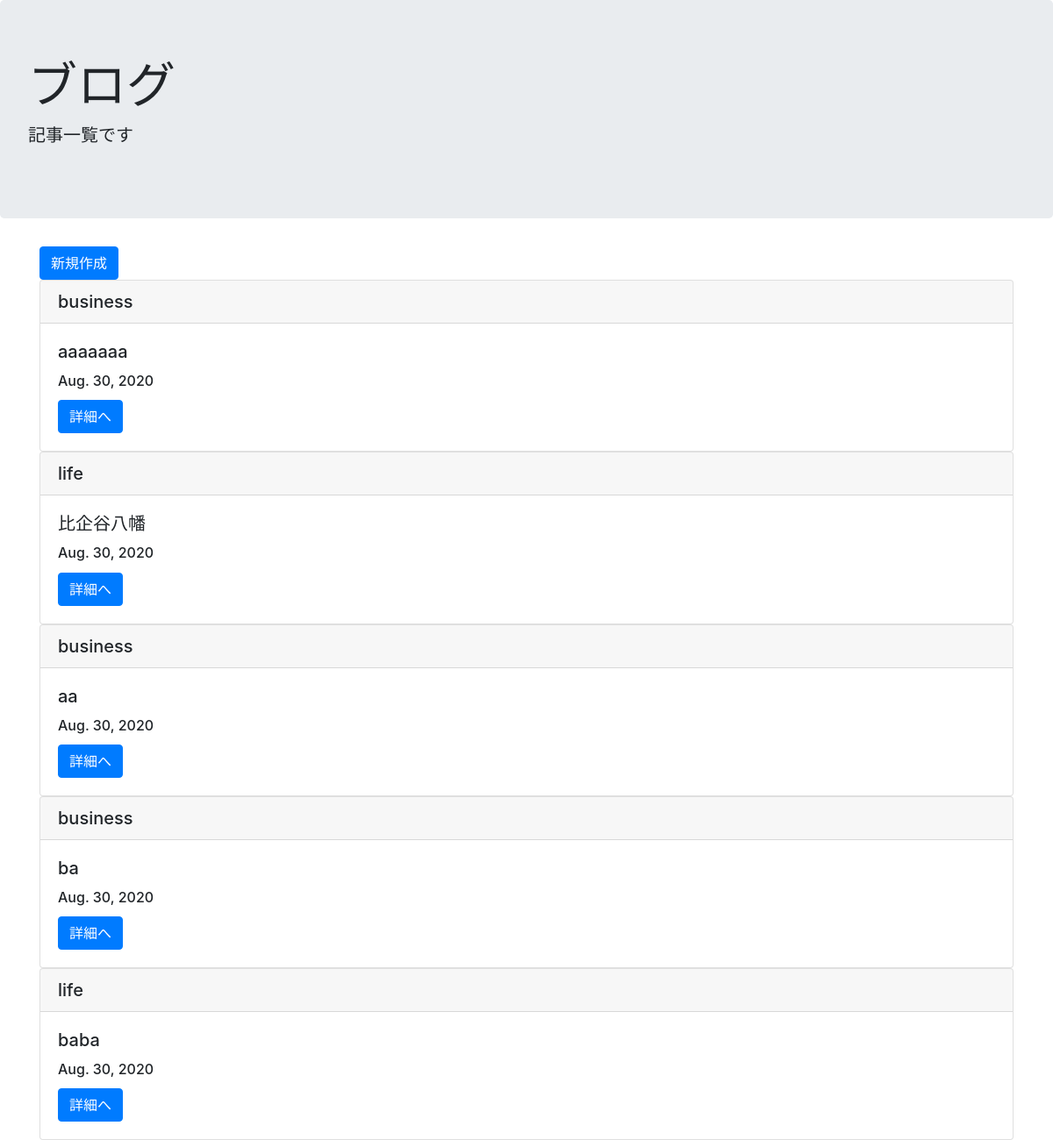
Page /list/ on the committed database.
### blogpost/models.py (models this page shows, shortened)
class BlogModel(models.Model):
    title = models.CharField(max_length = 100)
    content = models.TextField()
    postdate = models.DateField(auto_now_add=True)
    category = models.CharField(
        max_length = 50,
        choices = CATEGORY
    )

### blogpost/views.py (the view)
# urls.py: path('list/', BlogList.as_view(), name='list'),
class BlogList(ListView):
    template_name = 'list.html'
    model = BlogModel

### templates/list.html
    {% extends 'base.html' %}
    {% block header %}
    <div class="jumbotron">
        <h1 class="display-4">ブログ</h1>
        <p class="lead">記事一覧です</p>
    </div>
    {% endblock header%}
    {% block content %}
    <div class='container'>
    <a href="{% url 'create' %}" class="btn btn-primary">新規作成</a>
    {% for item in object_list %}
    <div class="card">
        <h5 class="card-header">{{ item.category }}</h5>
        <div class="card-body">
            <h5 class="card-title">{{ item.title }}</h5>
            <h6 class="card-title">{{ item.postdate }}</h6>
            <a href="{% url 'detail' item.pk %}" class="btn btn-primary">詳細へ</a>
        </div>
    </div>
    {% endfor %}
    </div>
    {% endblock content %}

### templates/base.html (shortened to what this page needs)
<!doctype html>
<html lang="en">
  <head>
    <link rel="stylesheet" href="https://stackpath.bootstrapcdn.com/bootstrap/4.5.2/css/bootstrap.min.css">
  </head>
  <body>
    {% block header %}
    {% endblock header %}
    {% block content %}
    {% endblock content%}
  </body>
</html>

### rows in the picture
BlogModel: category "business", title "aaaaaaa", postdate "Aug. 30, 2020"
BlogModel: category "life", title "比企谷八幡", postdate "Aug. 30, 2020"
BlogModel: category "business", title "aa", postdate "Aug. 30, 2020"
BlogModel: category "business", title "ba", postdate "Aug. 30, 2020"
BlogModel: category "life", title "baba", postdate "Aug. 30, 2020"
